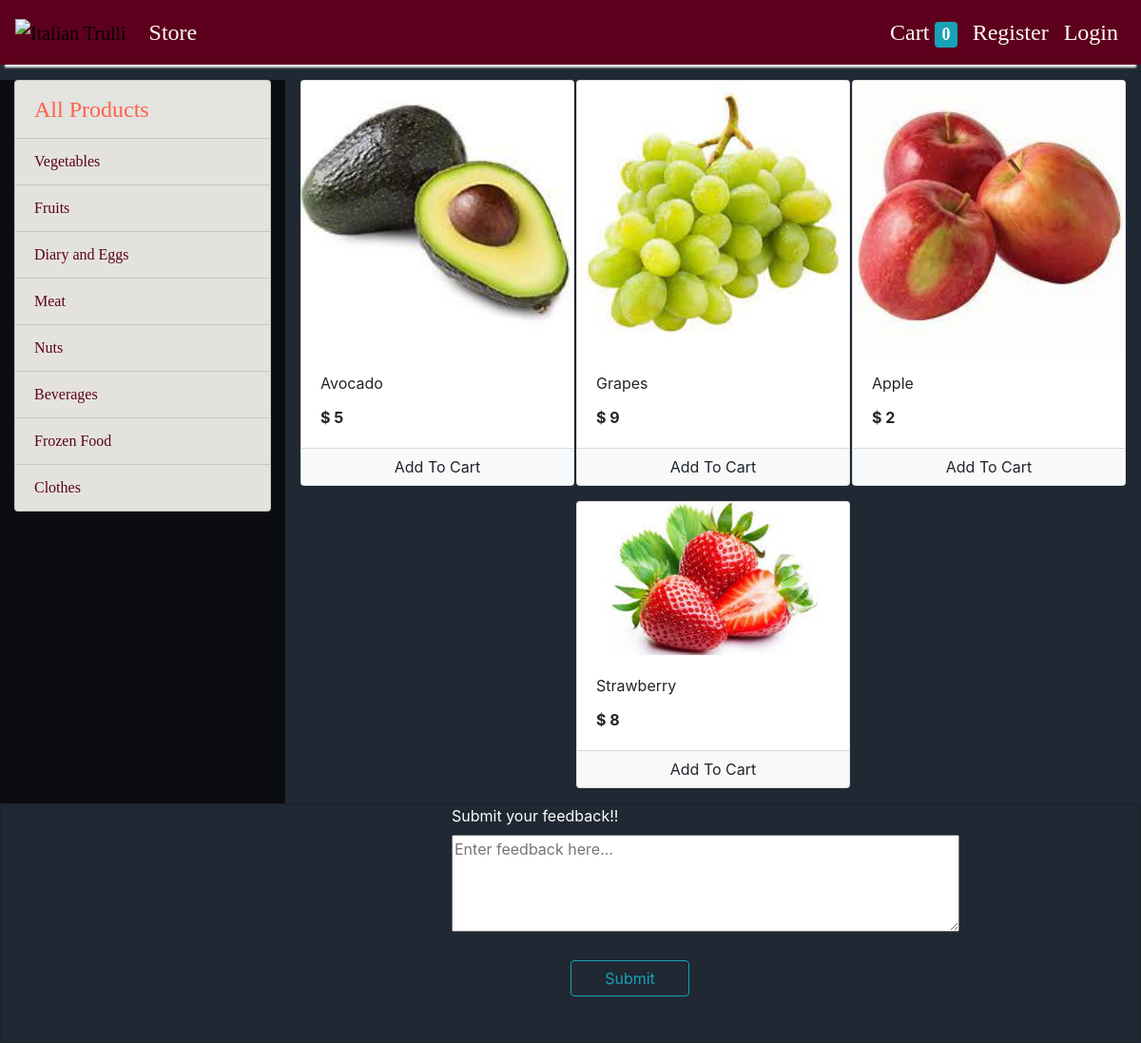
The page /store?category=6 on the database its author committed.
### store/models/category.py (models this page shows, shortened)
class Category(models.Model):
    name = models.CharField(max_length=20)
    @staticmethod
    def get_all_categories():
        return Category.objects.all()

### store/models/product.py (models this page shows, shortened)
class Product(models.Model):
    name = models.CharField(max_length=50)
    price = models.IntegerField(default=0)
    category = models.ForeignKey(Category, on_delete=models.CASCADE, default=1)
    description = models.CharField(max_length=200, default='' , null=True , blank=True)
    image = models.ImageField(upload_to='uploads/products/')
    @staticmethod
    def get_all_products_by_categoryid(category_id):
        if category_id:
            return Product.objects.filter(category = category_id)
        else:
            return Product.get_all_products();

### store/views/home.py (the view)
# urls.py: path('' , include('store.urls'))
def store(request):
    cart = request.session.get('cart')
    if not cart:
        request.session['cart'] = {}
    products = None
    categories = Category.get_all_categories()
    categoryID = request.GET.get('category')
    if categoryID:
        products = Product.get_all_products_by_categoryid(categoryID)
    else:
        products = Product.get_all_products();
    data = {}
    data['products'] = products
    data['categories'] = categories
    print('you are : ', request.session.get('email'))
    return render(request, 'index.html', data)

### store/templatetags/cart.py (called while the page is built)
@register.filter(name='is_in_cart')
def is_in_cart(product  , cart):
    keys = cart.keys()
    for id in keys:
        if int(id) == product.id:
            return True
    return False;

### store/templatetags/custom_filter.py (called while the page is built)
@register.filter(name='currency')
def currency(number):
    return "$ "+str(number)

### store/templates/index.html (shortened to what this page needs)
{% extends 'base.html' %}
{% block content %}
{% load cart %}
{% load custom_filter %}
<div style="background-color: #0b0c10;">
<div class="container-fluid mt-3" >
	<div class="row">
		<div class="col-lg-3 mx-auto">
			<div class="list-group">
				<a href="/" class="list-group-item list-group-item-action" style="background-color:#e3e3df ; color:Tomato; font-size: 24px; font-family: Georgia, 'Times New Roman', Times, serif;">All Products</a>
				{% for category in categories %}
				<a href="/?category={{category.id}}"
					class="list-group-item list-group-item-action" style="background-color:#e3e2df ; color:#5d001e; font-family: Georgia, 'Times New Roman', Times, serif;">{{category.name}}</a>
				{% endfor %}
			</div>
		</div>
		<div id='products' class="col-lg-9 mx-auto" style="background-color: #1f2833;">
			<div class="row mx-auto">
				{% for product in products %}
				<div class="card mx-auto mb-3" id={{product.id}} style="width: 18rem;">
					<img class="card-img-top" src="{{product.image.url}}" alt="Card image cap">
					<div class="card-body">
						<p class="card-title">{{product.name}}</p>
						<p class="card-text"><b>{{product.price|currency}}</b></p>
					</div>
					<div class="card-footer p-0 no-gutters">
						{% if product|is_in_cart:request.session.cart %}
						<div class="row no-gutters">
							<form action="/#{{product.id}}" class="col-2 " method="post">
								{% csrf_token %}
								<input hidden type="text" name='product' value='{{product.id}}'>
								<input hidden type="text" name='remove' value='True'>
								<input type="submit" value=" - " class="btn btn-block btn-light border-right">
							</form>
							<div class="text-center col">{{product|cart_quantity:request.session.cart}} in Cart</div>
							<form action="/#{{product.id}}" class="col-2 " method="post">
								{% csrf_token %}
								<input hidden type="text" name='product' value='{{product.id}}'>
								<input type="submit" value=" + " class="btn btn-block btn-light border-left">
							</form>
						</div>
						{% else %}
						<form action="/#{{product.id}}" method="POST" class="btn-block">
							<input type="submit" class="float-right btn btn-light  form-control"
								value="Add To Cart">
						</form>
						{% endif %}
					</div>
				</div>
				{% endfor %}
			</div>
		</div>
	</div>
</div>
            <div style="background-color:#1f2833 ;">
			  <form action="/store" method="POST" style="background-color:#1f2833;">
				  <div class="card" style="background-color:#1f2833;" >
					<div  class = "center" style="width:250px; margin:0 auto; background-color:#1f2833 ;">
					  <label for="" style = "color: White; text-align: center; ">Submit your feedback!!</label> <br>
					  <textarea placeholder='Enter feedback here...' rows="4" cols="50"maxlength='1000' minlength='5'></textarea>
					</div>
					<br>
					<div  class = "center" style="width:250px; margin:0 auto;">
						<input id="submitForm" type="submit" class="btn float-right btn-outline-info col-lg-6" value="Submit" onclick="my_button_click_handler">
					  </div>
				<br>
				<br>
			  </form>
			</div>
</div>
{% endblock %}

### rows shown on the page
Category: name "Vegetables"
Category: name "Fruits"
Category: name "Diary and Eggs"
Category: name "Meat"
Category: name "Nuts"
Category: name "Beverages"
Category: name "Frozen Food"
Category: name "Clothes"
Product: image (picture), name "Avocado", price "$ 5"
Product: image (picture), name "Grapes", price "$ 9"
Product: image (picture), name "Apple", price "$ 2"
Product: image (picture), name "Strawberry", price "$ 8"

### other values the page prints
{{ request.session.cart.keys|length }} "0"
